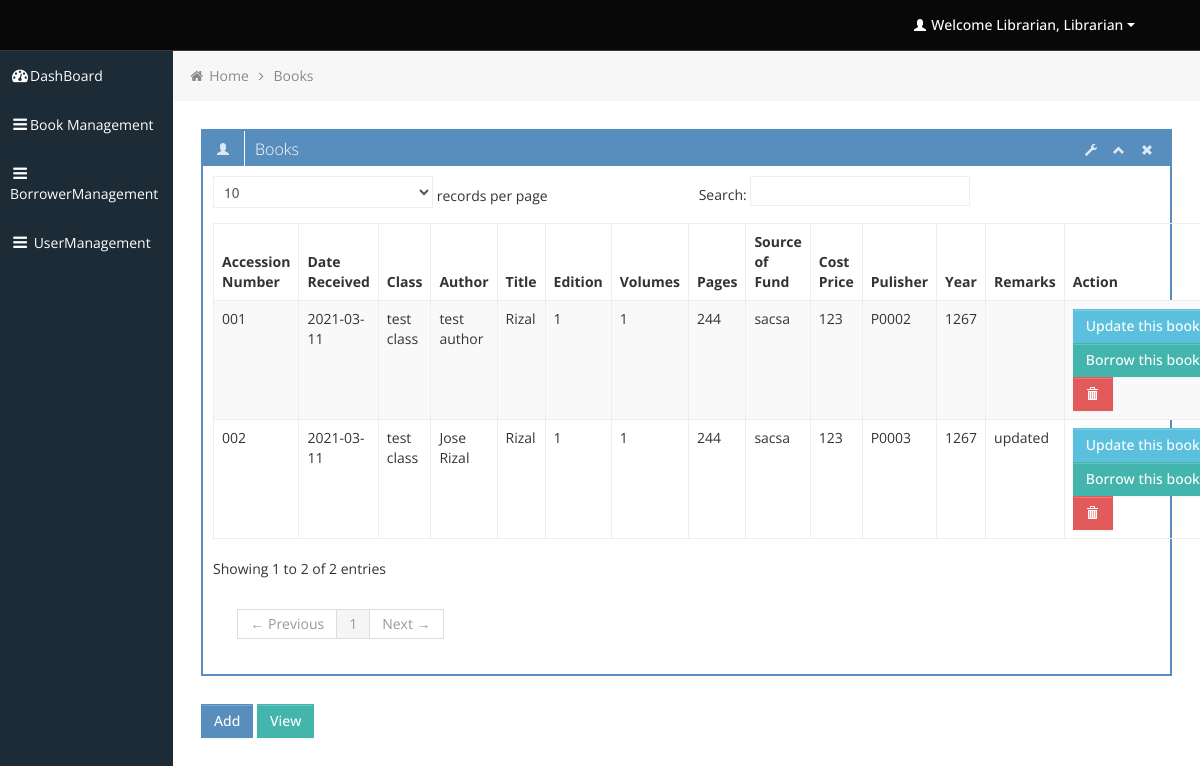
The app's page /library_01/admin/view_all_books.php (signed in) with its own data.
### tables this page shows
CREATE TABLE `tbl_books` (
  `id` int(5) UNSIGNED ZEROFILL NOT NULL,
  `bookIsbn` varchar(100) NOT NULL,
  `AccessionNumber` varchar(50) NOT NULL,
  `DateRecieved` varchar(50) NOT NULL,
  `Class` varchar(50) NOT NULL,
  `bookTitle` varchar(100) NOT NULL,
  `bookAuthor` varchar(100) NOT NULL,
  `Edition` varchar(50) NOT NULL,
  `Volume` varchar(50) NOT NULL,
  `Pages` varchar(50) NOT NULL,
  `SourceOfFund` varchar(50) NOT NULL,
  `CostPrice` varchar(50) NOT NULL,
  `pubisherID` varchar(50) NOT NULL,
  `YearBook` varchar(50) NOT NULL,
  `bookCategory` varchar(100) NOT NULL,
  `bookDescription` varchar(100) NOT NULL,
  `book_status` varchar(20) NOT NULL DEFAULT 'Available',
  `Remarks` varchar(100) NOT NULL
);

### library_01/admin/functions/function.php (called while the page is built, shortened)
<?php
	function get_header(){
		require_once("includes/header.php");
	}
	function get_bread_two(){
		require_once("includes/breadcumb_two.php");
	}
	function get_sidebar(){
		require_once("includes/sidebar.php");
	}
 	function get_footer(){
		require_once("includes/footer.php");
	}
?>

### library_01/admin/view_all_books.php (the view, shortened to what this page needs)
<?php
	require_once("functions/function.php");
	get_header();
?>
			<div class="row-fluid sortable">
				<div class="box span12">
					<div class="box-header" data-original-title>
						<h2><i class="halflings-icon white user"></i><span class="break"></span>Books</h2>
						<div class="box-icon">
							<a href="#" class="btn-setting"><i class="halflings-icon white wrench"></i></a>
							<a href="#" class="btn-minimize"><i class="halflings-icon white chevron-up"></i></a>
							<a href="#" class="btn-close"><i class="halflings-icon white remove"></i></a>
						</div>
					</div>
					<div class="box-content">
						<table class="table table-striped table-bordered bootstrap-datatable datatable">
						  <thead>
							  <tr>
								  <th>Accession Number</th>
								  <th>Date Received</th>
								  <th>Class</th>
								  <th>Author</th>
                                  <th>Title</th>
                                  <th>Edition</th>
                                  <th>Volumes</th>
                                  <th>Pages</th>
                                  <th>Source of Fund</th>
                                  <th>Cost Price</th>
                                  <th>Pulisher</th>
                                  <th>Year</th>
                                  <th>Remarks</th>
                                  <th>Action</th>
							  </tr>
						  </thead>
						  <tbody>
							<?php
								include("includes/connection.php");
								$sql = "SELECT *  FROM tbl_books ORDER BY id";
								$result=mysqli_query($connect, $sql);
							while ($row=mysqli_fetch_array($result))
							{ ?>
							<tr>
								<td><?php echo $row['AccessionNumber']; ?></td>
								<td><?php echo $row['DateRecieved']; ?></td>
                                <td><?php echo $row['Class']; ?></td>
								<td><?php echo $row['bookAuthor']?></td>
								<td><?php echo $row['bookTitle']?></td>
								<td><?php echo $row['Edition']?></td>
								<td><?php echo $row['Volume']?></td>
								<td><?php echo $row['Pages']?></td>
								<td><?php echo $row['SourceOfFund']?></td>
								<td><?php echo $row['CostPrice']?></td>
								<td><?php echo $row['pubisherID']?></td>
								<td><?php echo $row['YearBook']?></td>
								<td><?php echo $row['Remarks']?></td>
								<td class="center">
									<a class="btn btn-info" href="edit_book.php?bID=<?php echo $row['id']; ?>">
										Update this book
									</a>
									<a class="btn btn-success" href="borrow_book.php?bID=<?php echo $row['id']; ?>">
									Borrow this book
									</a>
									<a class="btn btn-danger" onclick="return confirmDel()" href="#">
										<i class="halflings-icon white trash"></i>
									</a>
								</td>
							</tr>
							<?php
							   }
							?>
						  </tbody>
					  </table>
					</div>
				</div>
				<a class="btn btn-primary" href="add_new_book.php">Add</a> <a class="btn btn-success" href="view_book.php">View</a>
			</div>

### library_01/admin/includes/header.php (shortened to what this page needs)
<?php
  $id = $_SESSION['LOGIN'];
include "../include/dbconn.php";
$sql = "SELECT lname, fname FROM admin where id = $id";
            $result = $connect->query($sql);
            while($row = $result->fetch_assoc()){
              	$lname = $row['lname'];
				$fname = $row['fname'];
            }
?>
<!DOCTYPE html>
<html lang="en">
<head>
	<link id="bootstrap-style" href="css/bootstrap.min.css" rel="stylesheet">
	<link href="css/bootstrap-responsive.min.css" rel="stylesheet">
	<link id="base-style" href="css/style.css" rel="stylesheet">
	<link id="base-style-responsive" href="css/style-responsive.css" rel="stylesheet">
	<link rel="stylesheet" href="../../plugins/morris/morris.css">
</head>
<body>
	<div class="navbar">
		<div class="navbar-inner">
			<div class="container-fluid">
				<a class="brand" href="index.html"><span> </span></a>
				<div class="nav-no-collapse header-nav">
					<ul class="nav pull-right">
						<li class="dropdown">
							<a class="btn dropdown-toggle" data-toggle="dropdown" href="#">
								<i class="halflings-icon white user"></i> <?php echo "Welcome  ".$lname.", ".$fname ?>
								<span class="caret"></span>
							</a>
						</li>
					</ul>
				</div>
			</div>
		</div>
	</div>

### library_01/admin/css/halflings.css (style rules this page uses)
html, html .halflings { -webkit-font-smoothing: antialiased !important; }
.halflings-icon { display: inline-block; width: 14px; height: 14px; line-height: 14px; vertical-align: text-top; background-image: url(../img/glyphicons_halflings.svg); background-position: 0 0; background-repeat: no-repeat; vertical-align: top; *display: inline; *zoom: 1; *margin-right: .3em; }
.halflings-icon.white { background-image: url(../img/glyphicons_halflings-white.svg); }
.halflings-icon.user { background-position: -168px 0; }
.halflings-icon.remove { background-position: -312px 0; }
.halflings-icon.trash { background-position: -456px 0; }
.halflings-icon.chevron-up { background-position: -288px -120px; }
.halflings-icon.wrench { background-position: -360px -144px; }

### records on screen
tbl_books: AccessionNumber "001", DateRecieved "2021-03-11", Class "test class", bookAuthor "test author", bookTitle "Rizal", Edition "1", Volume "1", Pages "244", SourceOfFund "sacsa", CostPrice "123", pubisherID "P0002", YearBook "1267"
tbl_books: AccessionNumber "002", DateRecieved "2021-03-11", Class "test class", bookAuthor "Jose Rizal", bookTitle "Rizal", Edition "1", Volume "1", Pages "244", SourceOfFund "sacsa", CostPrice "123", pubisherID "P0003", YearBook "1267", Remarks "updated"

### other values on screen
$lname "Librarian"
$fname "Librarian"
